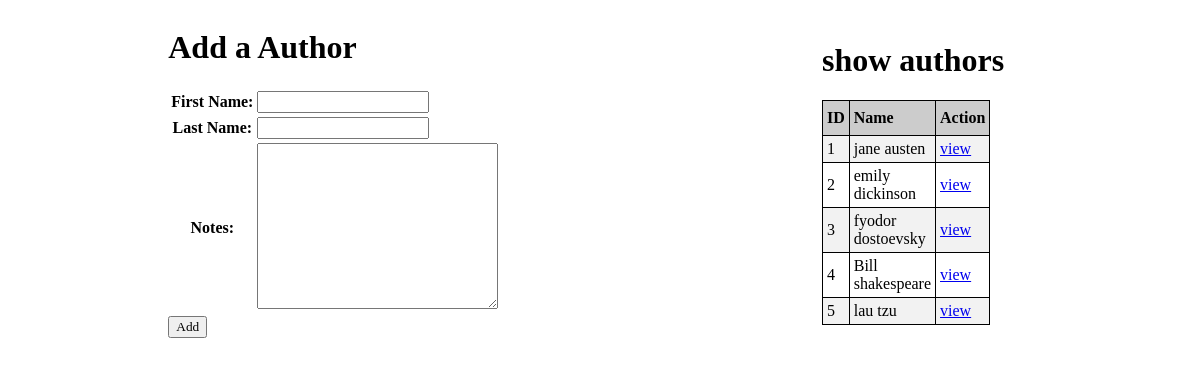
Page /authors on the earlier database version.
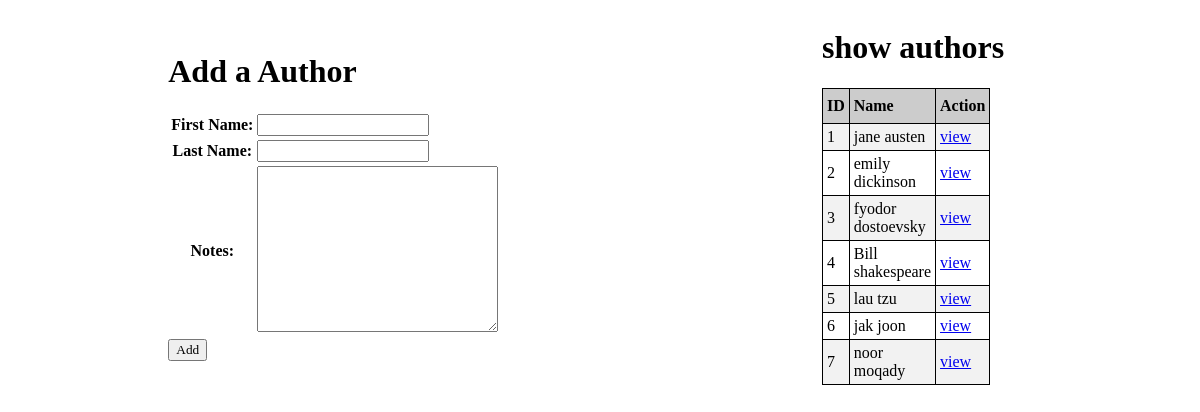
Same page on the later database version.
### app_books_authors_shell/models.py (models this page shows)
class Author(models.Model) :
    first_name = models.CharField(max_length=45)
    last_name = models.CharField(max_length=45)
    notes= models.CharField(max_length=45,default="nooooootes")
    books = models.ManyToManyField(Book, related_name="authors")
    created_at = models.DateTimeField(auto_now_add=True)
    updated_at = models.DateTimeField(auto_now=True)

### app_books_authors_shell/views.py (the view)
# urls.py: path('authors',views.handel_authorform),
def handel_authorform(request):
    context= {
       'allauthors': Author.objects.all()
    }
    return render(request, "authors.html", context)

### app_books_authors_shell/templates/authors.html (shortened to what this page needs)
<!DOCTYPE html>
<html lang="en">
<head>
    {% load static %}
      <link rel="stylesheet" href="{% static 'books_authors.css' %}">
</head>
<body>
    <div class="cont">
        <div>
            <form action="/addauthors" method="POST">
                <h1>Add a Author</h1>
                <table>
                    <tr>
                        <th>First Name:</th>
                        <td><input type="text" name="fname"></td>
                    </tr>
                    <tr>
                        <th>Last Name:</th>
                        <td><input type="text" name="lname"></td>
                    </tr>
                    <tr>
                        <th>Notes:</th>
                        <td><textarea name="note" id="" cols="30" rows="10"></textarea></td>
                    </tr>
                </table>
                <div>
                    <input type="submit" value="Add" class="button">
                </div>
            </form>
        </div>
        <div>
            <table class="table" id="customers">
                <h1>show authors</h1>
                <tr>
                    <th>ID</th>
                    <th>Name</th>
                    <th>Action</th>
                </tr>
                {% for author in allauthors%}
                <tr>
                    <td>{{author.id}}</td>
                    <td>{{author.first_name}} {{author.last_name}}</td>
                    <td><a href="/authors/{{author.id}}">view</a></td>
                </tr>
                {%endfor%}
            </table>
        </div>
    </div>
</body>
</html>

Differences in the rows shown:
added Author: id "6", first_name "jak", last_name "joon"
added Author: id "7", first_name "noor", last_name "moqady"
